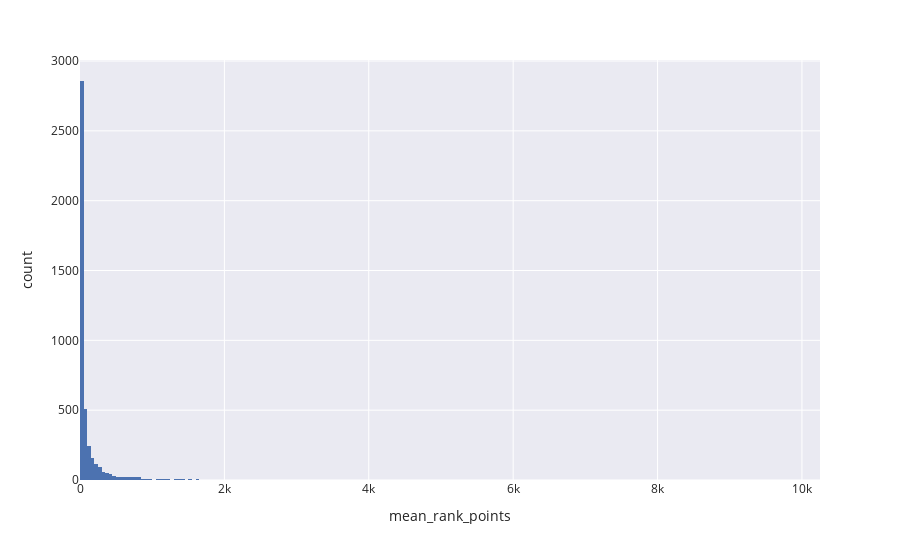

Notebook code for this chart:
### Code cell
px.histogram(df_players, x="mean_rank_points").show()

### Figure 1 — Plotly figure (JSON) as saved in the notebook; plotly's stock layout.template omitted (floating-point values rounded to 4 significant figures; data arrays with more than 128 entries replaced by an {"elided": "..."} marker saying what was removed)
{"data": [{"alignmentgroup": "True", "bingroup": "x", "hovertemplate": "mean_rank_points=%{x}<br>count=%{y}<extra></extra>", "legendgroup": "", "marker": {"color": "rgb(76,114,176)", "pattern": {"shape": ""}}, "name": "", "offsetgroup": "", "orientation": "v", "showlegend": false, "type": "histogram", "x": {"elided": "10103 float values"}, "xaxis": "x", "yaxis": "y"}], "layout": {"barmode": "relative", "legend": {"tracegroupgap": 0}, "margin": {"t": 60}, "xaxis": {"anchor": "y", "domain": [0, 1], "title": {"text": "mean_rank_points"}}, "yaxis": {"anchor": "x", "domain": [0, 1], "title": {"text": "count"}}}}
